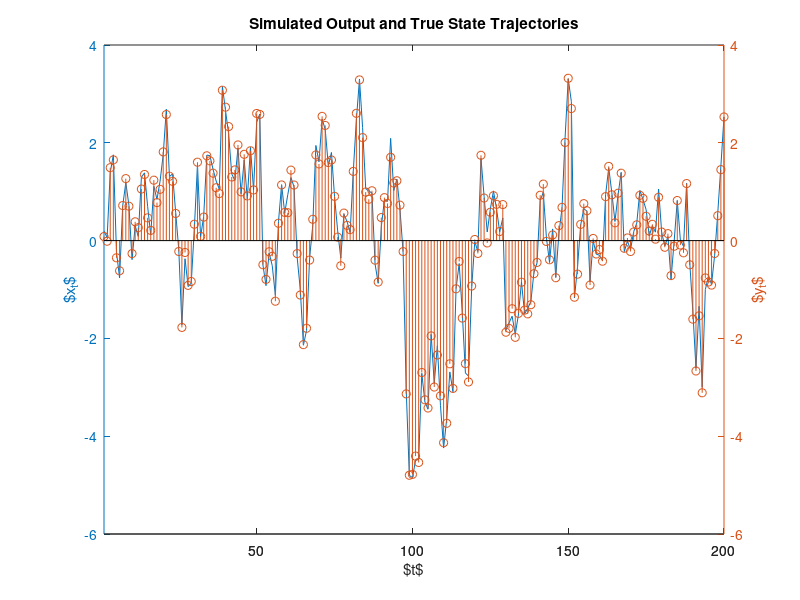

The MATLAB script that drew this image: (Note: this script raises an error after producing the figure.)
%% This script generates the posterior samples for the model
% 
% $$ x_t \sim N(\phi x_{t-1},\tau^2); t=1,2,...T $$
% 
% $$ y_t \sim N(x_t,\sigma^2) $$
% 
%% Defining true parameters
clc; close all;clear
sys.sigma   = .1;
sys.tau     = 1; 
sys.phi     = 0.9; 
sys.k       = sys.tau/sqrt(1-sys.phi^2);
%% Creating simulated data
sys.T           = 200;  % data points
sys.x(sys.T,1)  = 0;    % allocate memory
sys.x(1)        = randn*sys.k;
for t=2:sys.T
    sys.x(t) = sys.phi*sys.x(t-1) + randn*sys.tau;
end
sys.y           = sys.x + randn(sys.T,1)*sys.sigma;  % Y = X + e
%% Plot simulated data
figure(1);
[hAx,hLine1,hLine2] = plotyy(1:sys.T,sys.x,1:sys.T,sys.y,'plot','stem');
title('Simulated Output and True State Trajectories')
xlabel('$t$')
ylabel(hAx(1),'$x_t$') % left y-axis
ylabel(hAx(2),'$y_t$') % right y-axis
hLine1.LineStyle    = '-.';
hLine1.Marker       = '*';
set(hAx(1),'Ylim',get(hAx(2),'Ylim'))
%% Matrix representation of linear state space model
sys.A       = eye(sys.T); sys.A(2:sys.T+1:sys.T*(sys.T-1)) = -sys.phi;
sys.g       = zeros(sys.T,1); sys.g(1) = 1;
sys.Va      = sys.tau^2*eye(sys.T); sys.Va(1,1) = 0;
sys.Ainv_g  = sys.A\sys.g;
sys.Vx      = sys.Ainv_g*sys.Ainv_g'*sys.k^2 + sys.Va;
sys.Vy      = sys.Vx + sys.sigma^2*eye(sys.T);
Exy     = sys.Vx*((sys.Vy)\sys.y);
Vxy     = sys.Vx - sys.Vx*(sys.Vy\sys.Vx);
xtt     = Exy;
stt     = diag(Vxy);
%%
figure(2);
[hAx,hLine1,hLine2] = plotyy(1:sys.T,sys.x,1:sys.T,xtt);
title('Estimated and True State Trajectories')
xlabel('$t$')
ylabel(hAx(1),'$x_t$') % left y-axis
ylabel(hAx(2),'$E(x_t \mid y_{1:t})$') % right y-axis
hLine1.LineStyle    = '-.';
hLine1.Marker       = '*';
hLine2.LineStyle    = '-';
hLine2.Marker       = 'o';
set(hAx(2),'Ylim',get(hAx(1),'Ylim'))
axis(hAx(2));
hold on
plot(1:sys.T,xtt+3*sqrt(stt),'-y')
plot(1:sys.T,xtt-3*sqrt(stt),'-y')
%% Maximum likelihood estimation for sigma
n       = 200; 
theta   = linspace(-6,6,n)'; % \theta = \log(\sigma^2)
l(n,1)  = 0; % memory allocation
func    = @(theta) likelihood(sys,[theta log(sys.tau^2)]);
for i = 1:n
    l(i) = func(theta(i));
end
est_theta = fminunc(func,0);
est_sigma = sqrt(exp(est_theta));
figure(3)
plot(theta,l);xlabel('Parameter - $\theta = \log(\sigma^2)$');ylabel('Negative of Log-likelihood');
line(est_theta*[1 1],ylim,'LineStyle','-.')
text(mean(xlim),mean(ylim),['$\hat{\sigma} = ' num2str(est_sigma,4) '$'])
%% Maximum likelihood estimation for tau
n       = 200; 
theta   = linspace(-6,6,n)'; % \theta = \log(\tau^2)
l(n,1)  = 0;
func    = @(theta) likelihood(sys,[log(sys.sigma^2) theta]);
for i = 1:n
    l(i) = func(theta(i));
end
est_theta = fminunc(func,0);
est_tau   = sqrt(exp(est_theta));
figure(4)
plot(theta,l);xlabel('Parameter - $\theta = \log(\tau^2)$');ylabel('Negative of Log-likelihood');
line(est_theta*[1 1],ylim,'LineStyle','-.')
text(mean(xlim),mean(ylim),['$\hat{\tau} = ' num2str(est_tau,4) '$'])

%% Maximum likelihood estimation for (sigma,tau)
func    = @(theta) likelihood(sys,theta);
est_theta   = fminunc(func,2*[sys.sigma sys.tau]);
n       = 30; w = 2;
x       = linspace(est_theta(1)-w,est_theta(1)+w,n)'; % x = \log(\sigma^2)
y       = linspace(est_theta(2)-w,est_theta(2)+w,n)'; % y = \log(\tau^2)
figure(5);plot3D(x,y,func);
est_sigma   = sqrt(exp(est_theta(1)));
est_tau     = sqrt(exp(est_theta(2)));
line(est_theta(1)*[1 1],est_theta(2)*[1 1],zlim,'LineStyle','-.')
xlabel('Parameter - $\theta_1 = \log(\sigma^2)$');
ylabel('Parameter - $\theta_2 = \log(\tau^2)$');
zlabel('Negative of Log-likelihood');
%% Sampling using Hamiltonian Monte Carlo
tic
launch_stan
time_stan = toc
%% Cleaning up working folder
delete *.stan *.hpp *.mat *.csv *.R anon_model 


